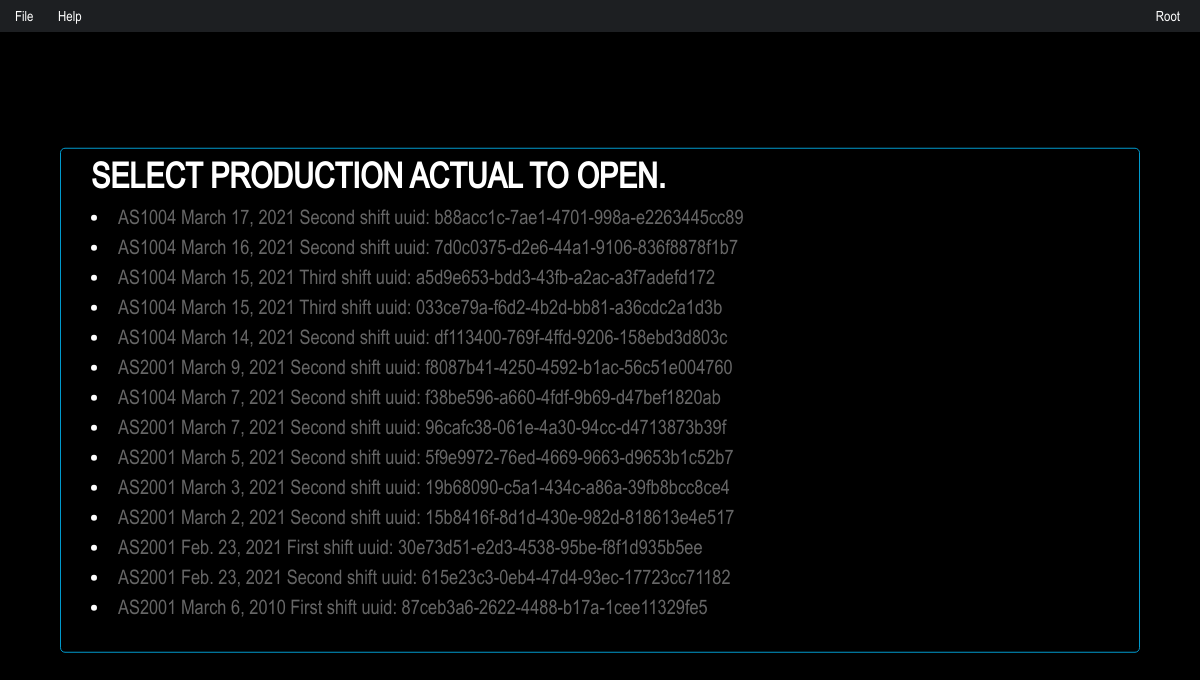
Before: /Records/OpenRecent/ (signed in) with the older database file.
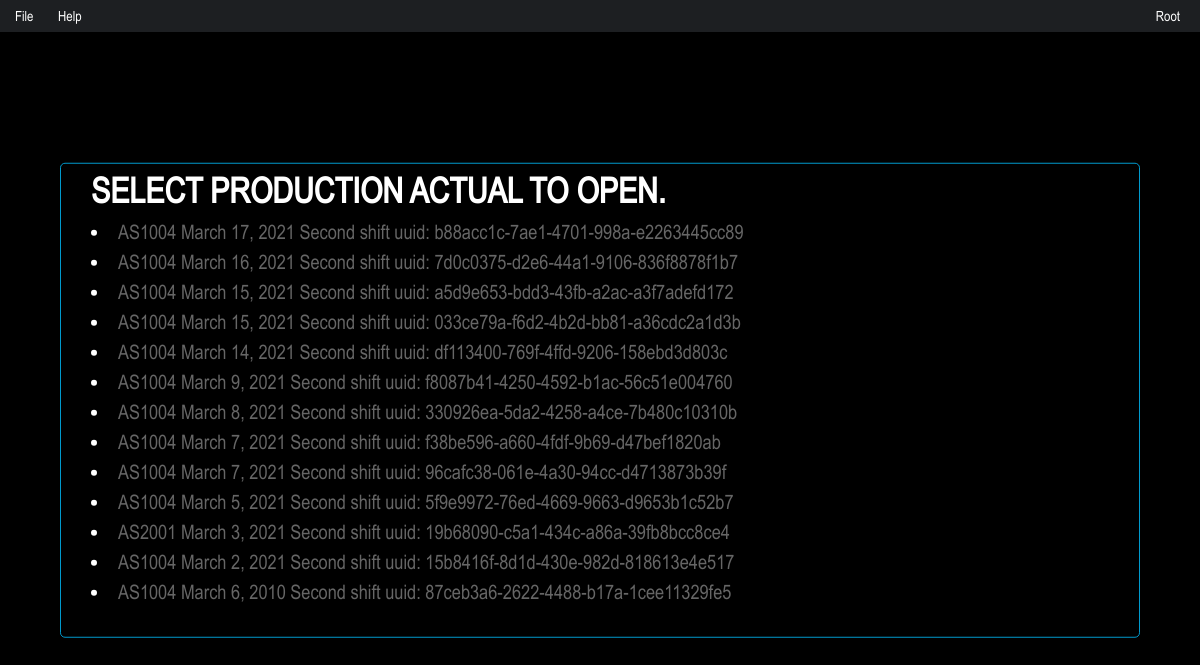
After: the same page with the newer database file.
### productionactual/models.py (models this page shows, shortened)
class ProductionActual(models.Model):
    id = models.UUIDField(primary_key=True, default=uuid.uuid4, help_text="Unique ID for this particular ProductionActual")
    pa_date = models.DateField('production actual date')
    assembly_line_number = models.ForeignKey(AssemblyLine, on_delete=models.CASCADE)
    shift = models.ForeignKey(Shift, on_delete=models.CASCADE)
    user = models.ForeignKey(User, on_delete=models.CASCADE)

class AssemblyLine(models.Model):
    department = models.ForeignKey(Department, on_delete=models.CASCADE)
    line_name = models.CharField(max_length=6)
    def __str__(self):
        return self.line_name

class Shift(models.Model):
    shift_number = models.IntegerField()
    shift_name = models.CharField(max_length=15)
    def __str__(self):
        return self.shift_name

### productionactual/views.py (the view)
# urls.py: path('OpenRecent/', views.OpenRecentProductionActualView.as_view(), name='OpenRecentProductionActual'),
class OpenRecentProductionActualView(generic.ListView):
    template_name = 'productionactual/openrecentproductionactual.html'
    context_object_name = 'latest_pa_list'
    def get_queryset(self):
        return ProductionActual.objects.filter(pa_date__lte=timezone.now()).order_by('-pa_date')[:50]

### productionactual/templates/productionactual/openrecentproductionactual.html (shortened to what this page needs)
{% extends 'smenu.html' %}
{% block content %}
{% if user.is_authenticated %}
<div class="modal-content">
    <div>
        <h3 class="modal-title">Select Production Actual to open.</h3>
        {% for ProductionActual in latest_pa_list %}
        <li><a href="{% url 'ProductionActual' ProductionActual.id %}"> {{ ProductionActual.assembly_line_number }} {{ ProductionActual.pa_date }}  {{ ProductionActual.shift }} shift uuid: {{ ProductionActual.id }}</a></li>
    {% endfor %}
    </div>
</div>
{% endif %}
{% endblock %}

### templates/smenu.html (shortened to what this page needs)
{% extends 'base.html' %}
{% block menu %}
{% if user.is_authenticated %}
<ul id="smenu" class="smenu active">
<li>
    <a>File</a>
  </li>
  <li>
      <a>Help</a>
  </li>
  <li class="menu-float-right">
      <a>{{ user.username }}</a>
  </li>
</ul>
{% endif %}
{% endblock %}

### templates/base.html (shortened to what this page needs)
<!DOCTYPE html>
<html>
<head>
    {% load static %}
  <link rel="stylesheet" href="{% static 'productionactual/bootstrap.min.css' %}">
  <link rel="stylesheet" type="text/css" href="{% static 'productionactual/style.css' %}">
</head>
<body>
  <main>
    {% block menu %}
    {% endblock %}
    {% block content %}
    {% endblock %}
  </main>
</body>
</html>

### productionactual/static/productionactual/style.css (style rules this page uses)
:root { --accent-color:#09c; --accent-light-color:#00a3da }
* { -webkit-tap-highlight-color:rgba(0,0,0,0); -webkit-user-drag:none; -moz-user-drag:none; -webkit-box-sizing:border-box; -moz-box-sizing:border-box; box-sizing:border-box; -ms-touch-action:manipulation; touch-action:manipulation; vertical-align:top; font-weight:400; outline:none }
body,html { margin:0; padding:0; height:100%; width:100%; color:#fff; font-size:20px; background-color:#000; font-family:Arial Narrow; }
h1,h2,h3,h4,h5,h1.login-title { text-transform:uppercase; font-weight:700; margin:0 }
a { color: #666; }
.menu-float-right { float: right; margin-right: 10px; }
.modal-content { padding:0 30px 30px 30px; max-width: 90%; max-height: 90%; overflow:auto; background-color: #fefefe; border: 1px solid #09c; border-radius:5px; background-color: rgb(0, 0, 0); position:absolute; top: 50%; left: 50%; -ms-transform: translate(-50%, -50%); transform: translate(-50%, -50%); }
#smenu { padding-left: 5px; background-color: #1d1f22; height: 32px }
ol, ul { list-style: none; list-style-image: none }
.smenu { display: block; z-index: 99 }
.smenu, .smenu li { position: relative }
.smenu li { display: inline-block }
.smenu a, .overflow-smenu a { height: 32px; line-height: 32px; display: block; cursor: pointer; padding: 0 10px; color: hsla(0, 0%, 100%, .8); font-size: 14px; text-decoration: none; text-transform: capitalize; }

Changed rows visible on the page:
no longer on this page (row edited): ProductionActual: assembly_line_number "AS2001", pa_date "Feb. 23, 2021", shift "First", id "30e73d51-e2d3-4538-95be-f8f1d935b5ee"
no longer on this page (row edited): ProductionActual: assembly_line_number "AS2001", pa_date "Feb. 23, 2021", shift "Second", id "615e23c3-0eb4-47d4-93ec-17723cc71182"
changed ProductionActual "a5d9e653-bdd3-43fb-a2ac-a3f7adefd172": shift "Third" → "Second"
changed ProductionActual "033ce79a-f6d2-4b2d-bb81-a36cdc2a1d3b": shift "Third" → "Second"
changed ProductionActual "March 9, 2021": assembly_line_number "AS2001" → "AS1004"
added ProductionActual: assembly_line_number "AS1004", pa_date "March 8, 2021", shift "Second", id "330926ea-5da2-4258-a4ce-7b480c10310b"
changed ProductionActual "96cafc38-061e-4a30-94cc-d4713873b39f": assembly_line_number "AS2001" → "AS1004"
changed ProductionActual "March 5, 2021": assembly_line_number "AS2001" → "AS1004"
changed ProductionActual "March 2, 2021": assembly_line_number "AS2001" → "AS1004"
changed ProductionActual "March 6, 2010": assembly_line_number "AS2001" → "AS1004"; shift "First" → "Second"
